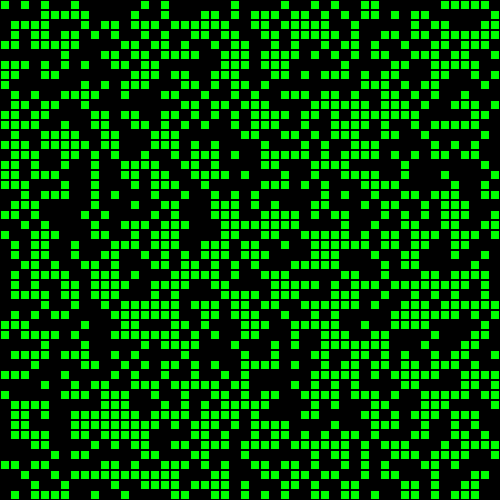
Frame 1 (no input)
Frame 60 (the mouse pressed at the canvas centre just before this capture): blank canvas, image omitted
Frame 120 (the mouse held since frame 60 and released just before this capture): blank canvas, image omitted

The Processing sketch that drew this single still picture (run headless with seeded random() and noise(); from frame 60 on, the mouse is pressed at the canvas centre):

// Processing sketch: Game_Of_Life
// ── Game_Of_Life.pde
void setup()
{
  size(500, 500);
  test();

  board = new Board(50);
}

Board board;
void draw()
{
   background(0);
  board.render();
  board.update();
  
  
  
}






void test()
{
  int count = 0;
 int  r = 10;
 int  c = 10;
  for (int row = r - 1; row <= r+1; row ++)
  {
    for (int col = c - 1; col <= c+1; col ++)
    {
      if ((! (row == r && col == c)))
      {
        count ++;
      }
    }
  }
}
// ── Board.pde
class Board
{
  boolean[][] current;
  boolean[][] next;

  int size;

  float cellSize;

  Board(int size)
  {
    this.size = size;
    current = new boolean[size][size];
    next = new boolean[size][size];
    cellSize = width / (float) size;
    randomise();
  }

  void render()
  {
    for (int row = 0; row < size; row ++)
    {
      for (int col = 0; col < size; col ++)
      {
        if (current[row][col])
        {
          fill(0, 255, 0);
        } else
        {
          fill(0);
        }
        float x = map(col, 0, size, 0, width);
        float y = map(row, 0, size, 0, height);
        rect(x, y, cellSize - 1, cellSize - 1);
      }
    }
  }

  void randomise()
  {
    for (int row = 0; row < size; row ++)
    {
      for (int col = 0; col < size; col ++)
      {
        int dice = (int) random(0, 2);
        /*if (dice == 1)
         {
         current[row][col] = true;
         }
         */
        current[row][col] = (dice == 1);
      }
    }
  }

  // Methods for you guys to implement! 
  // Return true if the cell at row and col is true
  // Do bounds checking in this method to make sure row and col
  // Have valid ranges
  boolean isOn(int row, int col)
  {
    boolean death = false;
    if (current[row][col] == true && row <= 50 && col <= 50)
    {
      death = count(row, col);
      return death;
    } else 
    {
      return death;
    }
  }

  // Count the number of live cells around row and col
  // and return it
  // You can use the method above
  // This could be a nested loop
boolean count(int r, int c)
  {
    int count = 0;
    boolean dead = false;

    for (int row = r - 1; row <= r+1; row ++)
    {
      for (int col = c - 1; col <= c+1; col ++)
      {
        if ((! (row == r && col == c)))
        {
          count ++;
        }
      }
    }
    if (count > 3 || count < 2)
      {
        dead = false;
      }
      return dead;
  }

    // This method should apply the rules to each cell
    // Dont forget to use the current board to do the calculations
    // but update the next board
    // Then swap them
    // Also dont forget to call this method from draw() in the main sketch
      void update()
      {
        for (int i=0; i < size; i++)
        {
          for (int j=0; j<size; j++)
          {
            if(isOn(i,j))
            {
              next[i][j] = true;
              
            }
          }
        }
        current = next;
      }
}
